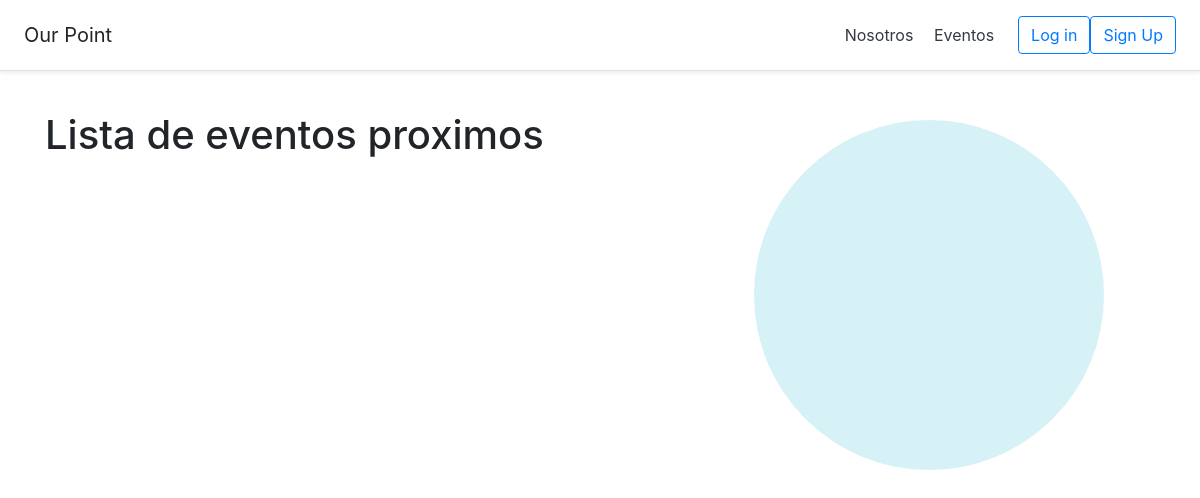
Before: / with the older database file.
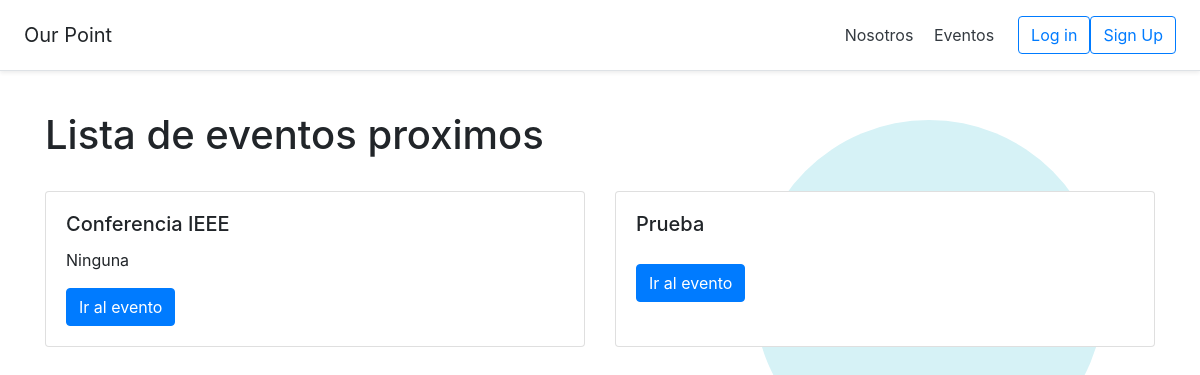
After: the same page with the newer database file.
### models.py (models this page shows)
class Evento(db.Model):
    id = db.Column(db.Integer, primary_key=True)
    nombre = db.Column(db.String(100), nullable=False)
    tipo = db.Column(db.String(100), nullable=False)
    descripcion = db.Column(db.String(130), nullable=False)
    lugar = db.Column(db.String(100), nullable=False)
    estado = db.Column(db.String(20), default="Borrador")
    fechaCreacion = db.Column(db.Date, default=datetime.utcnow)
    fechaPreInscripcion = db.Column(db.Date)
    fechaAprtrInscripcion = db.Column(db.Date)
    fechaLmtDscnto = db.Column(db.Date)
    fechaCierreInscripcion = db.Column(db.Date)
    fechaInicio = db.Column(db.Date)
    fechaFin = db.Column(db.Date)
    cntInscritos = db.Column(db.Integer, default=0)
    cntPreInscritos = db.Column(db.Integer, default=0)
    prcntjDscnto = db.Column(db.Float, default=0)
    plantilla = db.Column(db.Boolean, default=False)
    actividades = db.relationship('Actividad', backref='evento', lazy=True)
    usuarios_eventos = db.relationship('Usuario_Evento', backref='evento', lazy=True)
    movimientos = db.relationship('Movimiento', backref='evento', lazy=True)
    categorias = db.relationship('Categoria', backref='evento', lazy=True)
    paquetes = db.relationship('Paquete', backref='evento', lazy=True)

### app.py (the view)
@app.route('/')#para probar la vista de participante
def index():
    var_notShow = False
    if 'eventoReg' in session:
        session.pop('eventoReg', None)
    if 'tipoUsuario' not in session:
        session['tipoUsuario'] = 'Visitante'
    else:
        if session['tipoUsuario'] == 'Admin' :
            var_notShow = True
    eventos = []
    info = Evento.query.all()
    nom_usuario = 'no existe'
    if 'idUsuario' in session:
        usuario = Usuario.query.get(session['idUsuario'])
        if usuario == None:
            session.clear()
            return redirect(url_for('index'))
        nom_usuario = usuario.nombre
    for evento in info:
        if evento.estado == 'Inscripciones':
            eventos.append({
                "id" : evento.id,
                "title" : evento.nombre,
                "summary" : evento.descripcion
            })
    renderEventos, arrSizes, size = breakArr(eventos,3)
    print(var_notShow)
    return render_template('SCV-B05SeleccionarEventoParticipante.html',nombreUsuario=nom_usuario,tipoUsuario=session['tipoUsuario'],evento=renderEventos,arrSizes=arrSizes,size=size,notShow=var_notShow)

### app.py (called while the page is built)
@app.context_processor
def utility_processor():
    return dict()

def breakArr(array,division):
    arr =[]
    sizes = []
    for i in range(0,len(array),division):
        arr.append([])
        sizes.append(0)
        for j in range(i,i+division):
            if j<len(array):
                arr[i//division].append(array[j])
                sizes[i//division]=sizes[i//division]+1
    return arr,sizes, len(sizes)

### templates/SCV-B05SeleccionarEventoParticipante.html (shortened to what this page needs)
{% extends "Layout.html" %}
{% block body %}
<span class="dot"></span>
    <br>
    <h1>Lista de eventos proximos</h1>
    <br>
    {%for i in range(0, size)%}
        <div class="card-deck">
        {%for j in range(0, arrSizes[i])%}
            <div class="card event-card" style="width: 18rem;margin-bottom: 10px;">
                <div class="card-body ">
                    <h5 class="card-title breveTitulo">{{evento[i][j].title}}</h5>
                    <p class="card-text breveDescripcion">{{evento[i][j].summary}}</p>
                    <a href="{{url_for('verEvento',id = evento[i][j].id)}}" class="btn btn-primary" float-right>Ir al evento</a>
                </div>
            </div>
        {% endfor %}
        </div>
    {% endfor %}
{% endblock %}

Changed rows visible on the page:
added Evento: nombre "Conferencia IEEE", descripcion "Ninguna"
added Evento: nombre "Prueba"
Other visible differences:
new list line: "Ir al evento Ir al evento"
